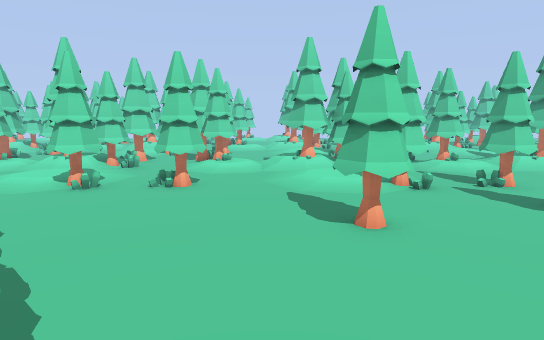
[1] (above)

24 first-person views from a walk through a Godot game level. The camera is 1.5 m above the floor, tilts 8° down and sees 75° across. The floor is counted in squares, 1 m on a side. Each view is taken from the middle of a square. On the plan, view 1 faces up. The plan holds only what a view shows up to about 16 squares ahead; the rest is blank. The place goes on beyond the plan.

[2]
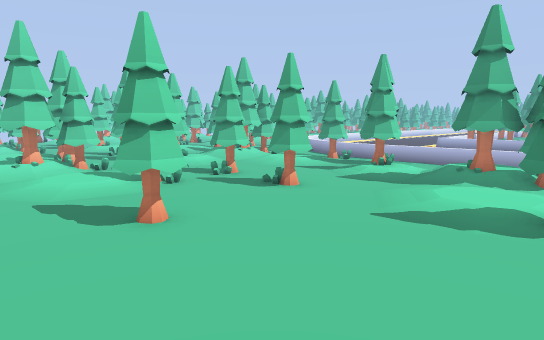

[3]
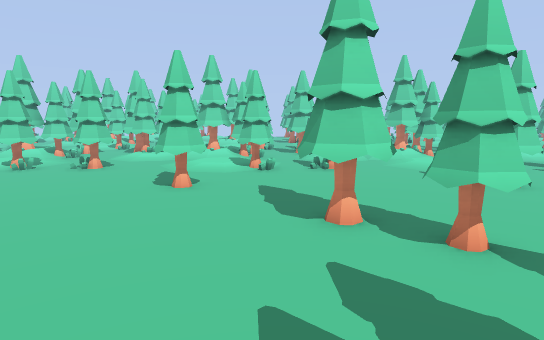

[4]
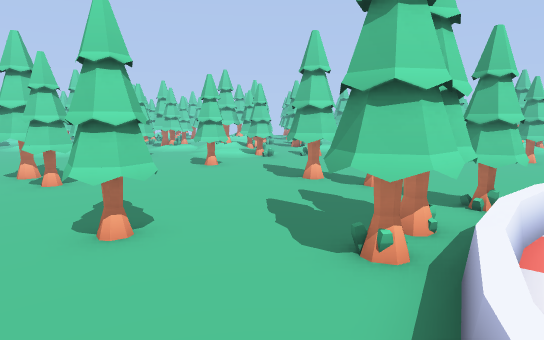

[5]
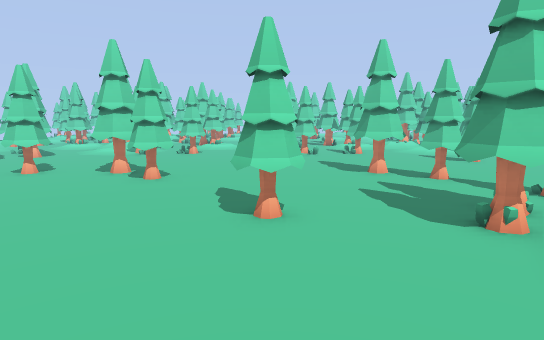

[6]
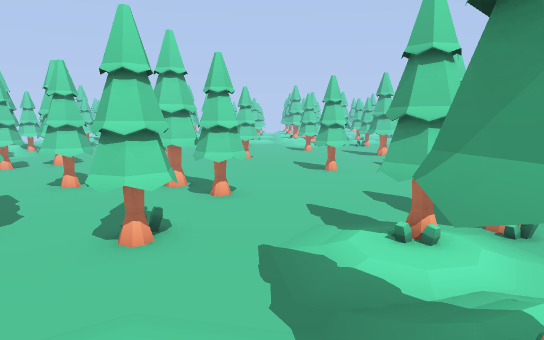

[7]
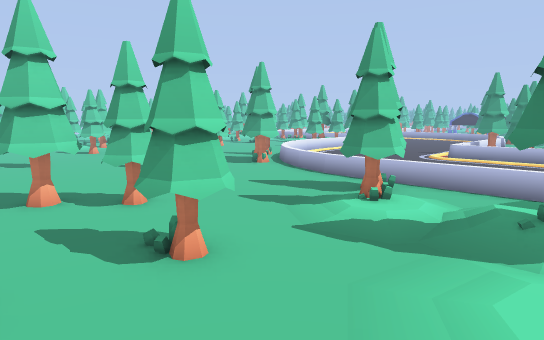

[8]
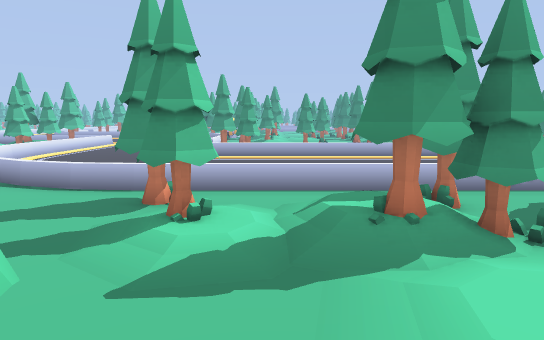

[9]
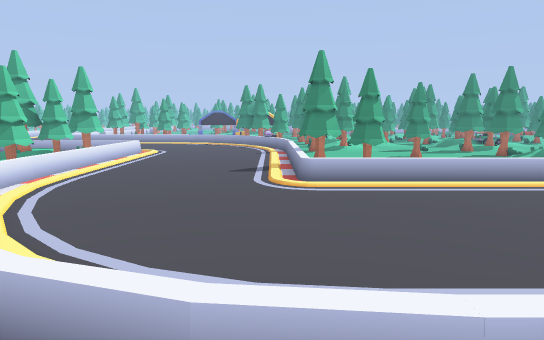

[10]
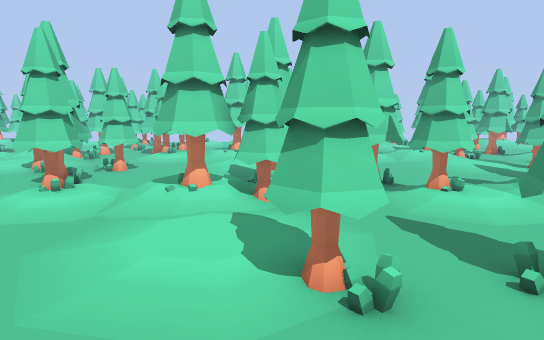

[11]
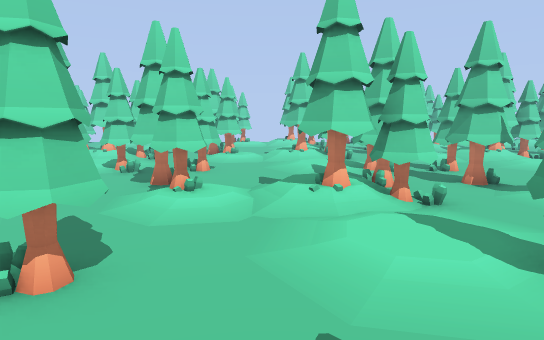

[12]
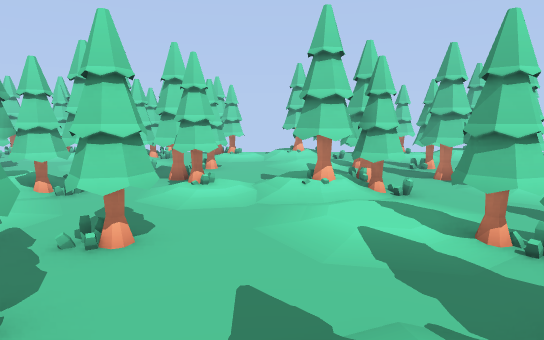

[13]
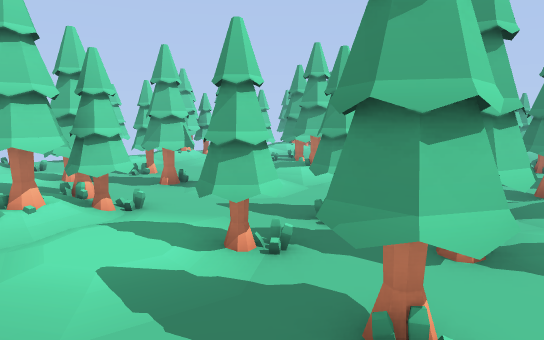

[14]
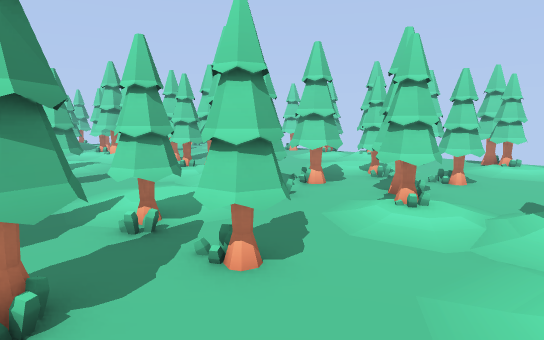

[15]
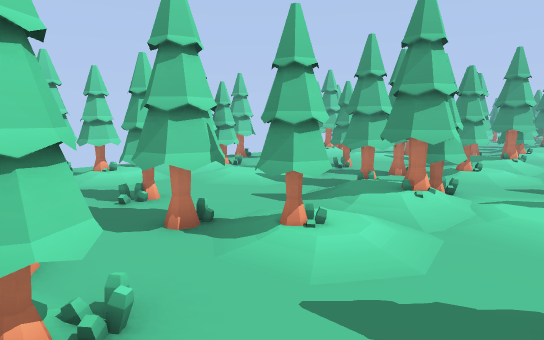

[16]
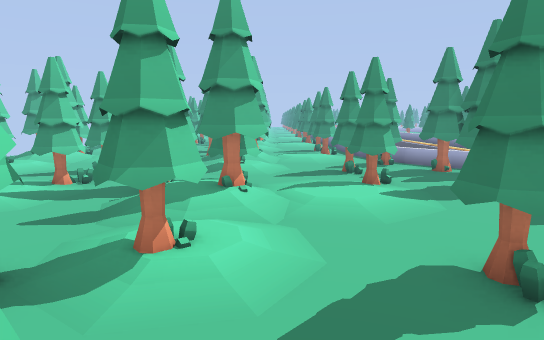

[17]
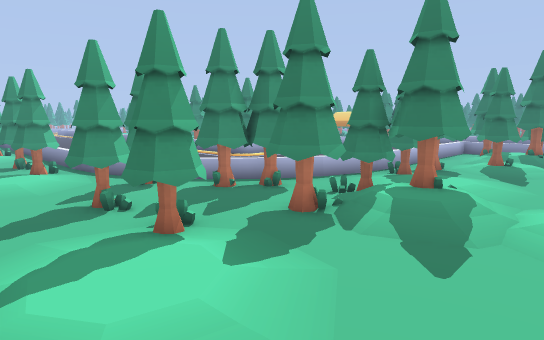

[18]
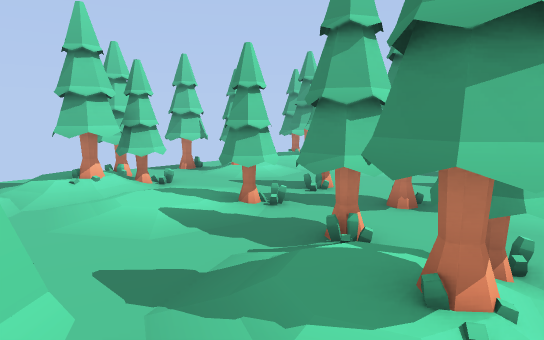

[19]
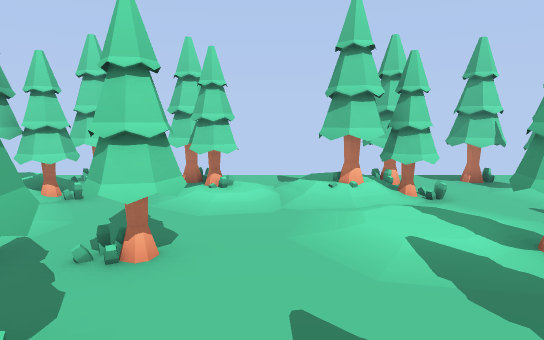

[20]
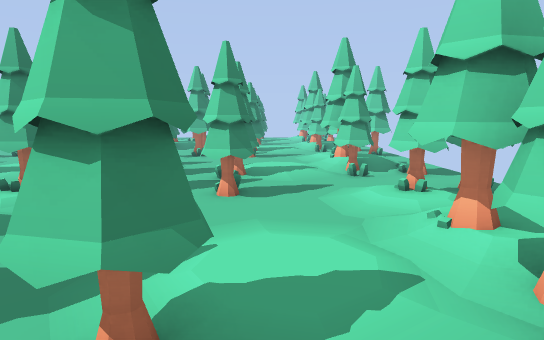

[21]
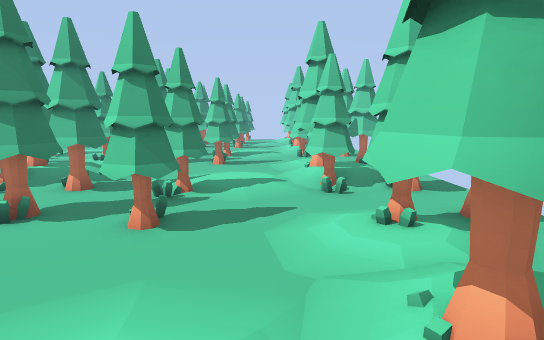

[22]
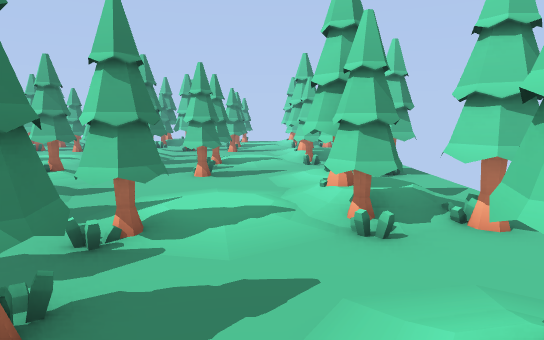

[23]
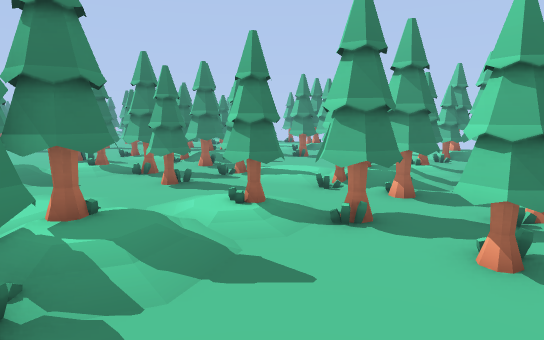

[24]
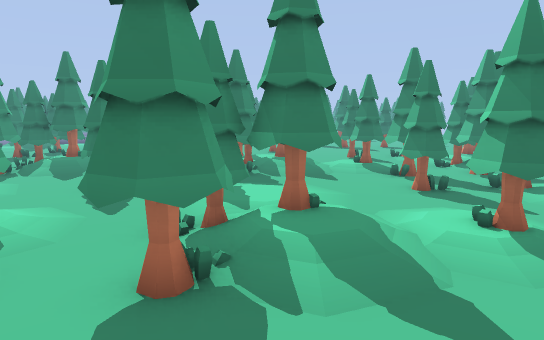

### Floor plan
Key: @ floor where view 1 was taken; # wall or solid block; x gap in a wall; . main floor; : floor 0.25 m higher than the main floor; / step, stairs or slope; = window, fence, low wall or low ledge; T thing the floor can be seen under or through.
Columns run from 12 left of view 1 to 17 right of it. Each row starts with its distance up from view 1.
 29   #....x. T.     #..  x.#
 28 ###..//#.TT./ ####.. /#.##   #
 27 . ##.: #..T//##..##.:##..#//##
 26 ...//###..::/##..///###..::/##
 25 ......:.......:......:.......
 24 ......::.....::......::.....:
 23 #.#....##.#....#.#....#//#....
 22 ..............................
 21 #x#....T.##...##x#....#.##...#
 20 #.##.//T..#//:##.##.//#..#//:#
 19 #.##:#TT..#//###.##.###..#//##
 18 ..././/...////...././/...////.
 17 ......::.....::......::.....::
 16 #.#...:##.#...:#.#...:##.#...:
 15 #.x....##.x....x.x....##......
 14 #.#....x.##....x.#....x...##=.
 13 #x#..//#.##.//##x#..//#..##=
 12 ..##.: #..#//##..##.:##.##=
 11 ...:/###..::/##../:/###.##
 10 ......:.......:......:..=
  9 ......::.....::......::.=
  8 #.#....##.#....#.#....##=
  7 ......................##=
  6 .................#...###=
  5 ......#......#......:#..=
  4 ..................../...=
  3 ....................#:/.=
  2 x##......##.......::##/.=
  1 ..##......#......#:.####=
  0 ............@....#    ##
 -1 ...........## ==.=======
 -2  .....#...##==..........
 -3  .....#..##=............
 -4  ........##.............
 -5 xTT......==.............
 -6 .TTT.....=..............
 -7 .........=..............
 -8 ........#=......==##====
 -9 #.#...###=......=###  .
-10  ....:#..=......=##  ...
-11  ..../...=  ....=    ...
-12   ...#:/.=   ...=      .
-13 .  ::##/.=    ..=    ##.
-14     .####=      =    ==

Where each view was taken, in squares from view 1:
view 1: 0 up, 0 right, facing up
view 2: 0 up, 1 left, facing up-right
view 3: 3 down, 4 left, facing up
view 4: 7 down, 4 left, facing up
view 5: 8 down, 6 left, facing up
view 6: 14 down, 8 left, facing up
view 7: 13 down, 12 left, facing up-right
view 8: 11 down, 11 left, facing right
view 9: 7 down, 5 left, facing right
view 10: 5 up, 5 left, facing up
view 11: 5 up, 0 right, facing up
view 12: 11 up, 0 right, facing up
view 13: 12 up, 0 right, facing up-right
view 14: 13 up, 1 right, facing up-left
view 15: 16 up, 2 right, facing up-right
view 16: 18 up, 2 right, facing right
view 17: 18 up, 6 right, facing down-right
view 18: 18 up, 6 right, facing up-right
view 19: 19 up, 7 right, facing up
view 20: 24 up, 5 right, facing left
view 21: 25 up, 3 right, facing left
view 22: 25 up, 0 right, facing left
view 23: 24 up, 5 left, facing down-left
view 24: 24 up, 6 left, facing down
